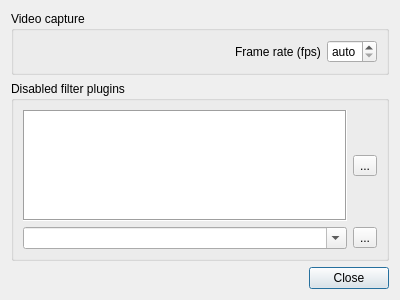
<?xml version="1.0" encoding="UTF-8"?>
<ui version="4.0">
 <class>OlvisOptionsGui</class>
 <widget class="QDialog" name="OlvisOptionsGui">
  <property name="geometry">
   <rect>
    <x>0</x>
    <y>0</y>
    <width>400</width>
    <height>300</height>
   </rect>
  </property>
  <property name="windowTitle">
   <string>Vision options</string>
  </property>
  <layout class="QVBoxLayout" name="verticalLayout">
   <item>
    <widget class="QGroupBox" name="groupBox_2">
     <property name="title">
      <string>Video capture</string>
     </property>
     <layout class="QHBoxLayout" name="horizontalLayout_3">
      <item>
       <spacer name="horizontalSpacer">
        <property name="orientation">
         <enum>Qt::Horizontal</enum>
        </property>
        <property name="sizeHint" stdset="0">
         <size>
          <width>137</width>
          <height>20</height>
         </size>
        </property>
       </spacer>
      </item>
      <item>
       <layout class="QFormLayout" name="formLayout">
        <property name="fieldGrowthPolicy">
         <enum>QFormLayout::AllNonFixedFieldsGrow</enum>
        </property>
        <item row="0" column="0">
         <widget class="QLabel" name="frameRateLabel">
          <property name="text">
           <string>Frame rate (fps)</string>
          </property>
         </widget>
        </item>
        <item row="0" column="1">
         <widget class="QSpinBox" name="frameRate">
          <property name="minimumSize">
           <size>
            <width>50</width>
            <height>0</height>
           </size>
          </property>
          <property name="specialValueText">
           <string>auto</string>
          </property>
          <property name="suffix">
           <string/>
          </property>
          <property name="prefix">
           <string/>
          </property>
          <property name="maximum">
           <number>50</number>
          </property>
         </widget>
        </item>
       </layout>
      </item>
     </layout>
    </widget>
   </item>
   <item>
    <widget class="QGroupBox" name="groupBox">
     <property name="title">
      <string>Disabled filter plugins</string>
     </property>
     <layout class="QVBoxLayout" name="verticalLayout_2">
      <item>
       <layout class="QHBoxLayout" name="horizontalLayout_2">
        <item>
         <widget class="QListView" name="disabledFilters">
          <property name="frameShape">
           <enum>QFrame::Box</enum>
          </property>
          <property name="editTriggers">
           <set>QAbstractItemView::NoEditTriggers</set>
          </property>
          <property name="dragDropMode">
           <enum>QAbstractItemView::NoDragDrop</enum>
          </property>
          <property name="alternatingRowColors">
           <bool>false</bool>
          </property>
         </widget>
        </item>
        <item>
         <widget class="QToolButton" name="removeSelection">
          <property name="toolTip">
           <string>Remove selected entries</string>
          </property>
          <property name="text">
           <string>...</string>
          </property>
          <property name="icon">
           <iconset resource="../../images/images.qrc">
            <normaloff>:/olvisExecGui/delete.png</normaloff>:/olvisExecGui/delete.png</iconset>
          </property>
         </widget>
        </item>
       </layout>
      </item>
      <item>
       <layout class="QHBoxLayout" name="horizontalLayout">
        <item>
         <widget class="QComboBox" name="comboBox">
          <property name="editable">
           <bool>true</bool>
          </property>
         </widget>
        </item>
        <item>
         <widget class="QToolButton" name="add">
          <property name="toolTip">
           <string>Disable the entered plugin on next load</string>
          </property>
          <property name="text">
           <string>...</string>
          </property>
          <property name="icon">
           <iconset resource="../../images/images.qrc">
            <normaloff>:/olvisExecGui/add.png</normaloff>:/olvisExecGui/add.png</iconset>
          </property>
         </widget>
        </item>
       </layout>
      </item>
     </layout>
    </widget>
   </item>
   <item>
    <widget class="QDialogButtonBox" name="buttonBox">
     <property name="orientation">
      <enum>Qt::Horizontal</enum>
     </property>
     <property name="standardButtons">
      <set>QDialogButtonBox::Close</set>
     </property>
    </widget>
   </item>
  </layout>
  <action name="actionAdd">
   <property name="text">
    <string>Add plugin to list</string>
   </property>
  </action>
  <action name="actionRemove">
   <property name="text">
    <string>Remove selected filters</string>
   </property>
  </action>
 </widget>
 <resources>
  <include location="../../images/images.qrc"/>
 </resources>
 <connections>
  <connection>
   <sender>buttonBox</sender>
   <signal>accepted()</signal>
   <receiver>OlvisOptionsGui</receiver>
   <slot>accept()</slot>
   <hints>
    <hint type="sourcelabel">
     <x>156</x>
     <y>277</y>
    </hint>
    <hint type="destinationlabel">
     <x>6</x>
     <y>250</y>
    </hint>
   </hints>
  </connection>
  <connection>
   <sender>buttonBox</sender>
   <signal>rejected()</signal>
   <receiver>OlvisOptionsGui</receiver>
   <slot>reject()</slot>
   <hints>
    <hint type="sourcelabel">
     <x>212</x>
     <y>278</y>
    </hint>
    <hint type="destinationlabel">
     <x>395</x>
     <y>233</y>
    </hint>
   </hints>
  </connection>
 </connections>
</ui>
